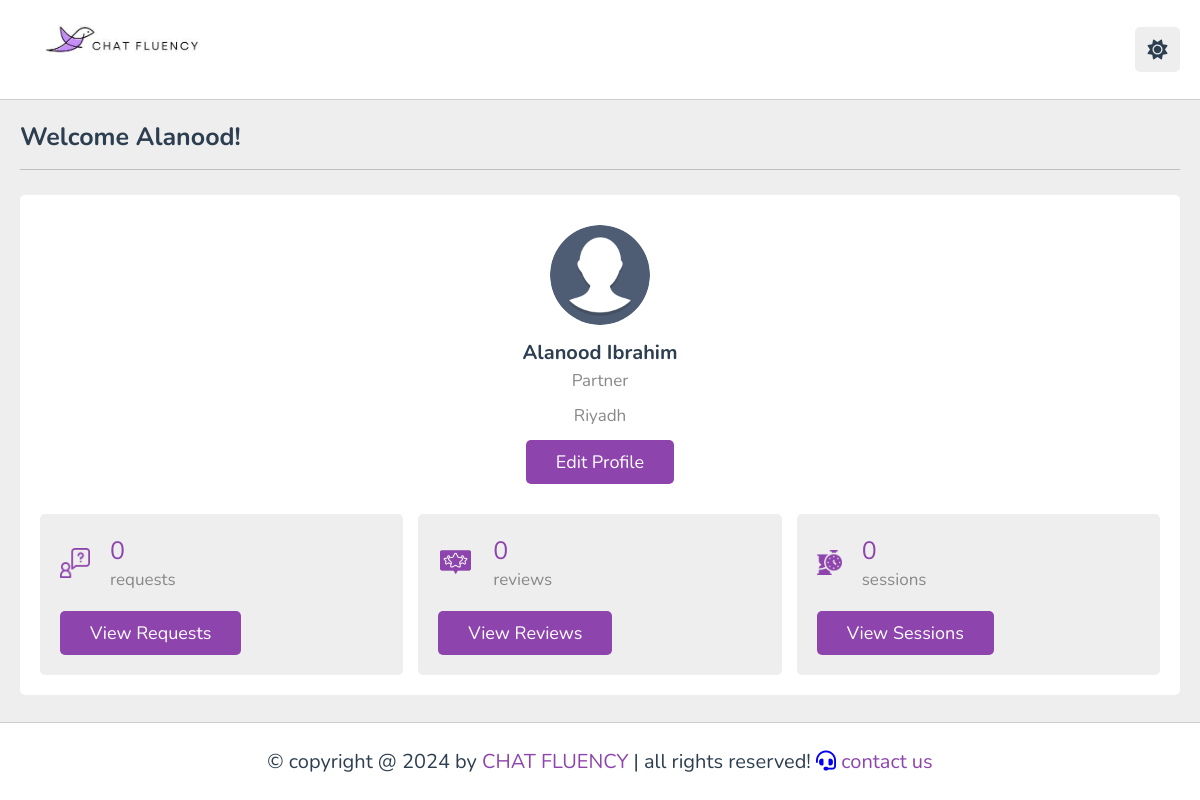
The page /profilePartner.php (signed in) on the database its author committed.
### tables this page shows
CREATE TABLE `languagepartners` (
  `PartnerID` int(11) NOT NULL,
  `FirstName` varchar(15) NOT NULL,
  `LastName` varchar(15) NOT NULL,
  `Age` int(11) DEFAULT NULL,
  `Gender` enum('Male','Female') DEFAULT NULL,
  `Email` varchar(100) NOT NULL,
  `Photo` varchar(255) DEFAULT NULL,
  `Password` varchar(50) NOT NULL,
  `Phone` varchar(15) DEFAULT NULL,
  `City` varchar(20) DEFAULT NULL,
  `Bio` text DEFAULT NULL,
  `User_Role` enum('learner','partner') NOT NULL DEFAULT 'partner',
  `Languages` text NOT NULL,
  `Rating` float DEFAULT NULL,
  `LanguageProf` text DEFAULT NULL,
  `SessionPrice` int(11) DEFAULT NULL
);

### connect.php (called while the page is built, shortened)
<?php
class Connect {
    private $servername = "localhost";
    private $username = "root";
    private $password = "";
    private $dbname = "chatfluency";
    public function __construct() {
        $this->conn = mysqli_connect($this->servername, $this->username, $this->password, $this->dbname);
    }
}
?>

### profilePartner.php (the view, shortened to what this page needs)
<?php
include 'connect.php';
$connection = new connect();
if(isset($_COOKIE['user_id'])){
   $user_id = $_COOKIE['user_id'];
}else{
   $user_id = '';
   header('location:login.php');
}
$select_user = $connection->conn->prepare("SELECT * FROM languagepartners WHERE PartnerID = ? LIMIT 1");
$select_user->bind_param("i", $user_id);
$select_user->execute();
$fetch_user = $select_user->get_result()->fetch_assoc();
$select_requests = $connection->conn->prepare("SELECT * FROM learningrequests WHERE PartnerID = ?");
$select_requests->bind_param("i", $user_id);
$select_requests->execute();
$total_requests = $select_requests->get_result()->num_rows;
$select_reviews = $connection->conn->prepare("SELECT * FROM reviewsratings WHERE PartnerID = ?");
$select_reviews->bind_param("i", $user_id);
$select_reviews->execute();
$total_reviews = $select_reviews->get_result()->num_rows;
$select_sessions = $connection->conn->prepare("SELECT * FROM learningsessions WHERE PartnerID = ?");
$select_sessions->bind_param("i", $user_id);
$select_sessions->execute();
$total_sessions = $select_sessions->get_result()->num_rows;
?>
<!DOCTYPE html>
<html lang="en">
<head>
   <link rel="stylesheet" href="https://cdnjs.cloudflare.com/ajax/libs/font-awesome/6.1.2/css/all.min.css">
   <link rel="stylesheet" href="style.css">
</head>
<body>
   <header class="header">
      <div class="flex">
         <a href="profilePartner.php" class="logo"><img src = "images/logo.jpg" width="210" height="60" alt="logo"></a>
         <div class="icons">
            <div id="toggle-btn" class="fas fa-sun"></div>
         </div>
      </div>
   </header>
<section class="user-profile">
   <h1 class="heading"> Welcome <?= $fetch_user['FirstName']; ?>!</h1>
   <div class="info">
      <div class="user">
         <img src="images/<?= $fetch_user['Photo']; ?>" alt="">
         <h3><?= $fetch_user['FirstName'] . ' ' . $fetch_user['LastName']; ?></h3>
         <p>Partner</p>
         <p><? $fetch_user['Bio']; ?></p>
         <p><?= $fetch_user['City']; ?></p>
         <a href="updatePartner.php" class="inline-btn">edit profile</a>
      </div>
      <div class="box-container">
        <div class="box">
          <div class="flex">
            <img src="images/request.png"  alt="requests" style="width: 30px; height: 30px;">
             <div>
                <span><?= $total_requests; ?></span>
                <p>requests</p>
             </div>
          </div>
          <a href="learner_requests.php" class="inline-btn">view requests</a>
       </div>
       <div class="box">
          <div class="flex">
            <img src="images/rating.png" alt="reviews" style="width: 35px; height: 35px;">
             <div>
                <span><?= $total_reviews; ?></span>
                <p>reviews</p>
             </div>
          </div>
          <a href="reviewsPartner.php?partnerID=<?php echo $user_id; ?>" class="inline-btn">view Reviews</a>
       </div>
       <div class="box">
        <div class="flex">
         <img src="images/session.png" alt="sessions" style="width: 25px; height: 25px;">
           <div>
              <span><?= $total_sessions; ?></span>
              <p>sessions</p>
               </div>
            </div>
            <a href="SessionsPartner.php" class="inline-btn">view sessions</a>
         </div>
      </div>
   </div>
</section>
<footer class="footer">
   &copy; copyright @ 2024 by <span>CHAT FLUENCY</span> | all rights reserved!
   <a href="contact_partner.php"><i class="fas fa-headset"></i><span> contact us</span></a>
</footer>
</body>
</html>

### style.css (style rules this page uses)
:root { --main-color:#8e44ad; --red:#e74c3c; --orange:#f39c12; --light-color:#888; --light-bg:#eee; --black:#2c3e50; --white:#fff; --border:.1rem solid rgba(0,0,0,.2); }
* { font-family: 'Nunito', sans-serif; margin:0; padding:0; box-sizing: border-box; outline: none; border:none; text-decoration: none; }
html { font-size: 62.5%; overflow-x: hidden; }
body { background-color: var(--light-bg); padding-left: 30rem; }
section { padding:2rem; margin: 0 auto; max-width: 1200px; }
.heading { font-size: 2.5rem; color:var(--black); margin-bottom: 2.5rem; border-bottom: var(--border); padding-bottom: 1.5rem; text-transform: capitalize; }
.inline-btn, .inline-option-btn, .inline-delete-btn, .btn, .delete-btn, .option-btn { border-radius: .5rem; color:#fff; font-size: 1.8rem; cursor: pointer; text-transform: capitalize; padding:1rem 3rem; text-align: center; margin-top: 1rem; }
.inline-btn, .inline-option-btn, .inline-delete-btn { display: inline-block; }
.btn, .inline-btn { background-color: var(--main-color); }
.header { position: sticky; top:0; left:0; right: 0; background-color: var(--white); z-index: 1000; border-bottom: var(--border); }
.header .flex { display: flex; align-items: center; justify-content: space-between; position: relative; padding: 1.5rem 2rem; }
.header .flex .logo { font-size: 2.5rem; color: var(--black); }
.header .flex .icons div { font-size: 2rem; color:var(--black); background-color: var(--light-bg); border-radius: .5rem; height: 4.5rem; width: 4.5rem; line-height: 4.5rem; cursor: pointer; text-align: center; margin-left: .7rem; }
.user-profile .info { background-color: var(--white); border-radius: .5rem; padding: 2rem; }
.user-profile .info .user { text-align: center; margin-bottom: 2rem; padding: 1rem; }
.user-profile .info .user img { height: 10rem; width: 10rem; border-radius: 50%; object-fit: cover; margin-bottom: 1rem; }
.user-profile .info .user h3 { font-size: 2rem; color: var(--black); }
.user-profile .info .user p { font-size: 1.7rem; color: var(--light-color); padding: .3rem 0; }
.user-profile .info .box-container { display: flex; flex-wrap: wrap; gap: 1.5rem; }
.user-profile .info .box-container .box { background-color: var(--light-bg); border-radius: .5rem; padding: 2rem; flex: 1 1 25rem; }
.user-profile .info .box-container .box .flex { display: flex; align-items: center; gap: 2rem; margin-bottom: 1rem; }
.user-profile .info .box-container .box .flex span { font-size: 2.5rem; color: var(--main-color); }
.user-profile .info .box-container .box .flex p { color: var(--light-color); font-size: 1.7rem; }
.footer { background-color: var(--white); border-top: var(--border); position: sticky; bottom: 0; left: 0; right: 0; text-align: center; font-size: 2rem; padding:2.5rem 2rem; color:var(--black); margin-top: 1rem; z-index: 1000; }
.footer span { color:var(--main-color); }
@media (max-width:1200px) { body { padding-left: 0; } }

### rows shown on the page
languagepartners: FirstName "Alanood", Photo (placeholder picture), LastName "Ibrahim", City "Riyadh"

### other values the page prints
$total_requests "0"
$total_reviews "0"
$total_sessions "0"
